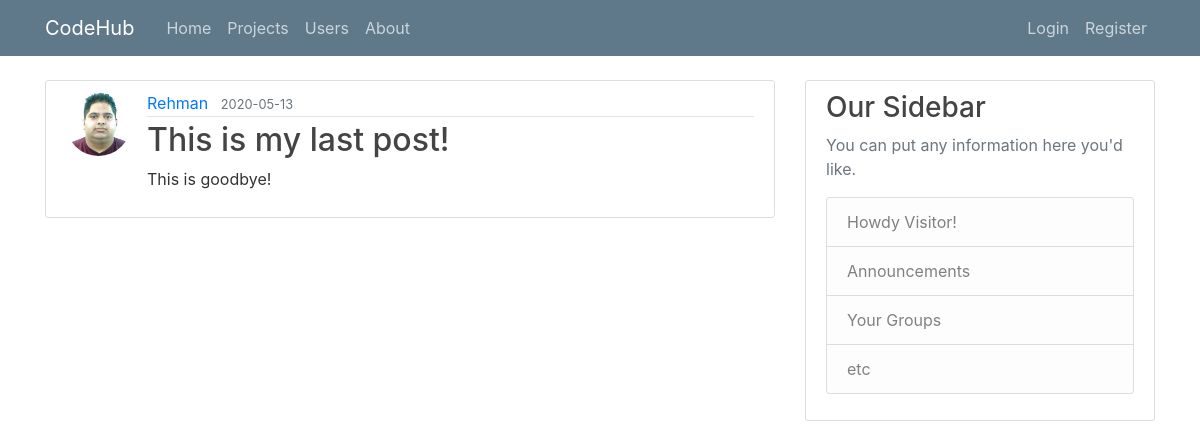
Page /post/32 on the committed database.
### app/models.py (models this page shows, shortened)
class User(db.Model, UserMixin):
    id = db.Column(db.Integer, primary_key=True)                                    # Primary Key
    username = db.Column(db.String(20), unique=True, nullable=False)                # Each User will have a username, with a max(20) characters, it must be unique, and Null is not allowed!
    email = db.Column(db.String(120), unique=True, nullable=False)                  # Each User will have an email, with a max(120) characters, it must be unique, and Null is not allowed!
    image_file = db.Column(db.String(20), nullable=False, default='default.jpg')    # Each User will have a defualt profile Image, so uniqueness does not apply, since Null is not allowed!
    password = db.Column(db.String(60), nullable=False)                             # Each User will have passwords, with a max(60) characters, uniqueness does not apply, and Null is not allowed!
    posts = db.relationship('Post', backref='author', lazy=True)                    # This is linked to Posts, Lazy Evaluation is set to: True
    reputation = db.Column(db.Integer, nullable=False, default=10)                  # This has a default value of 10
    profanity = db.Column(db.Boolean, unique=False, default=False)                  # This had a default value of 0
    chance = db.Column(db.Boolean, nullable=False, default=True)                    # This has a default value of True
    blacklisted = db.Column(db.Boolean, unique=False, default=False)                # This has a default value of False
    compliments=db.Column(db.Integer, unique=False, default=0)                      # This has a default value of 0

class Post(db.Model):
    id = db.Column(db.Integer, primary_key=True)                                    # Primary Key
    title = db.Column(db.String(100), nullable=False)                               # Each Post will have a title, with a max(100) characters, uniqueness does not apply, and Null is not allowed!
    date_posted = db.Column(db.DateTime, nullable=False, default=datetime.utcnow)   # Each Post will have a date_posted, with DateTime set to utcnow, current time, and Null is not allowed!
    content = db.Column(db.Text, nullable=False)                                    # Each Post will have a content with no character limit, and Null is not allowed!
    user_id = db.Column(db.Integer, db.ForeignKey('user.id'), nullable=False)       # This is using the user id as a ForeignKey, each post must have an Author, so Null is not allowed!
    rating = db.Column(db.Integer, nullable=False, default=0)

### app/posts/routes.py (the view)
@posts.route('/post/<int:post_id>')
def post(post_id):
    post = Post.query.get_or_404(post_id)
    return render_template('post.html', title=post.title, post=post)

### app/templates/post.html (shortened to what this page needs)
{% extends "template.html" %}
{% block content %}
    <article class="media content-section">
        <img class="rounded-circle article-img" src="{{ url_for('static', filename='profile_images/' + post.author.image_file ) }}">
        <div class="media-body">
            <div class="article-metadata">
                <a class="mr-2" href="{{ url_for('users.user_posts', username=post.author.username) }}">{{ post.author.username }}</a>
                <small class="text-muted">{{ post.date_posted.strftime('%Y-%m-%d') }}</small>
            </div>
            <h2 class="article-title"> {{ post.title }} </h2>
            <p class="article-content">{{ post.content }}</p>
        </div>
    </article>
{% endblock content %}

### app/static/main.css (style rules this page uses)
body { background: white; color: #333333; margin-top: 5rem; }
h1, h2, h3, h4, h5, h6 { color: #444444; }
.content-section { background: #ffffff; padding: 10px 20px; border: 1px solid #dddddd; border-radius: 3px; margin-bottom: 20px; }
.article-title { color: #444444; }
.article-content { white-space: pre-line; }
.article-img { height: 65px; width: 65px; margin-right: 16px; }
.article-metadata { padding-bottom: 1px; margin-bottom: 4px; border-bottom: 1px solid #e3e3e3 }

### rows in the picture
User: image_file (picture), author.username "Rehman"
Post: date_posted "2020-05-13", title "This is my last post!", content "This is goodbye!"
